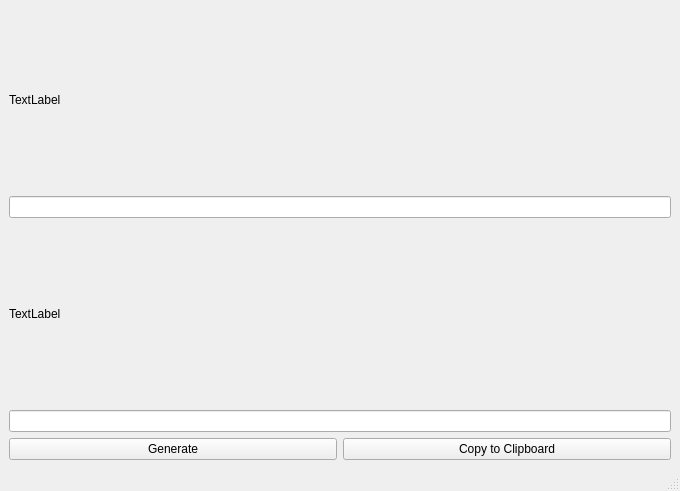
<?xml version="1.0" encoding="UTF-8"?>
<ui version="4.0">
 <class>MainWindow</class>
 <widget class="QMainWindow" name="MainWindow">
  <property name="geometry">
   <rect>
    <x>0</x>
    <y>0</y>
    <width>680</width>
    <height>491</height>
   </rect>
  </property>
  <property name="windowTitle">
   <string>MainWindow</string>
  </property>
  <widget class="QWidget" name="centralwidget">
   <layout class="QGridLayout" name="gridLayout_3">
    <item row="0" column="0">
     <layout class="QGridLayout" name="gridLayout_2">
      <item row="0" column="0">
       <widget class="QLabel" name="label">
        <property name="sizePolicy">
         <sizepolicy hsizetype="Expanding" vsizetype="Expanding">
          <horstretch>0</horstretch>
          <verstretch>0</verstretch>
         </sizepolicy>
        </property>
        <property name="text">
         <string>TextLabel</string>
        </property>
       </widget>
      </item>
      <item row="6" column="0">
       <layout class="QGridLayout" name="gridLayout">
        <item row="0" column="0">
         <widget class="QPushButton" name="generateButton">
          <property name="sizePolicy">
           <sizepolicy hsizetype="Expanding" vsizetype="Fixed">
            <horstretch>0</horstretch>
            <verstretch>0</verstretch>
           </sizepolicy>
          </property>
          <property name="text">
           <string>Generate</string>
          </property>
         </widget>
        </item>
        <item row="0" column="1">
         <widget class="QPushButton" name="copyButton">
          <property name="sizePolicy">
           <sizepolicy hsizetype="Expanding" vsizetype="Fixed">
            <horstretch>0</horstretch>
            <verstretch>0</verstretch>
           </sizepolicy>
          </property>
          <property name="text">
           <string>Copy to Clipboard</string>
          </property>
         </widget>
        </item>
       </layout>
      </item>
      <item row="4" column="0">
       <widget class="QLabel" name="outputLabel">
        <property name="sizePolicy">
         <sizepolicy hsizetype="Expanding" vsizetype="Expanding">
          <horstretch>0</horstretch>
          <verstretch>0</verstretch>
         </sizepolicy>
        </property>
        <property name="text">
         <string>TextLabel</string>
        </property>
       </widget>
      </item>
      <item row="1" column="0">
       <widget class="QLineEdit" name="lineEdit">
        <property name="sizePolicy">
         <sizepolicy hsizetype="Expanding" vsizetype="Fixed">
          <horstretch>0</horstretch>
          <verstretch>0</verstretch>
         </sizepolicy>
        </property>
       </widget>
      </item>
      <item row="5" column="0">
       <widget class="QLineEdit" name="outputLineEdit">
        <property name="sizePolicy">
         <sizepolicy hsizetype="Expanding" vsizetype="Fixed">
          <horstretch>0</horstretch>
          <verstretch>0</verstretch>
         </sizepolicy>
        </property>
       </widget>
      </item>
     </layout>
    </item>
   </layout>
  </widget>
  <widget class="QMenuBar" name="menubar">
   <property name="geometry">
    <rect>
     <x>0</x>
     <y>0</y>
     <width>680</width>
     <height>26</height>
    </rect>
   </property>
  </widget>
  <widget class="QStatusBar" name="statusbar"/>
 </widget>
 <resources/>
 <connections/>
</ui>
